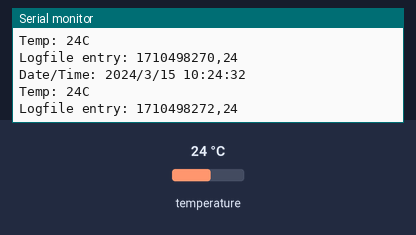
A sketch run on a simulated Arduino Uno, built with avr-gcc and run on an emulated ATmega328P. Shown: the last lines printed to the serial monitor. Wiring (inferred from the names in the program): LM75 temperature sensor at I2C address 0x48. The test bench sets the inputs (shaded band); at power-on: temperature 24 °C. The local clock reads 2024-03-15 10:24:30 at power-on unless the sketch sets it; storage starts empty.

Above: at 2.8 s.
2.9 s: temperature set to 12 °C
At 5.3 s:
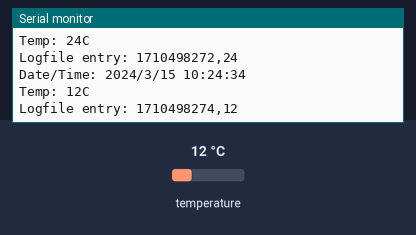
5.6 s: temperature set to 19 °C
At 7.6 s:
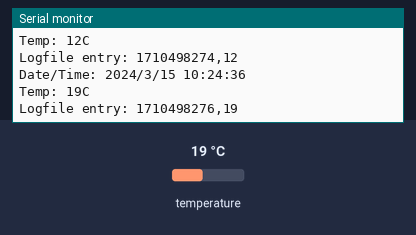
Timing chart, 0 to 9.1 s (numbered marks = the images above; inputs shaded):
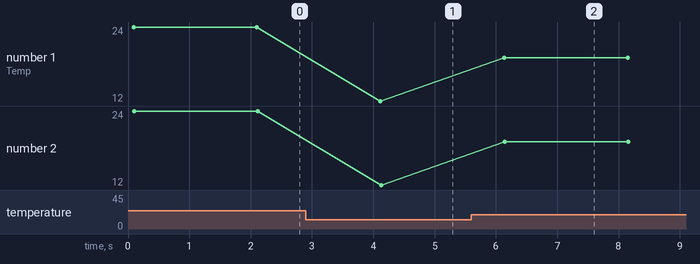

Measured:
- after the input at 2.9 s, the serial monitor: prints a new line after 1.2 s (image 1)
- after the input at 5.6 s, the serial monitor: prints a new line after 0.53 s (image 2)
- plotted number 1: 24 → 12 after the input at 2.9 s, 12 → 19 after the input at 5.6 s
- plotted number 2: 24 → 12 after the input at 2.9 s, 12 → 19 after the input at 5.6 s

The sketch:

Data_Logger_code.ino
```cpp
// Data Logger project code for the JHU/APL Arduino class May 2014
//
//
// This data logger code is a combination of existing programs:
// TC_74_Test (temperature sensor), ds1307 (real-time clock), and
// datalogger (SD card)

// include the I2C bus library
#include <Wire.h>

// include the real-time clock library
#include <RTClib.h>

 // include the SD library:
#include <SD.h>

// set up SD card variables using the SD utility library functions:
Sd2Card card;
SdVolume volume;
SdFile root;

// change this to match your SD shield or module;
// Arduino Ethernet shield: pin 4
// Adafruit SD shields and modules: pin 10
// Sparkfun SD shield: pin 8
const int chipSelect = 10;

RTC_DS1307 rtc;


	/* source of TC74 code:
	http://www.electroschematics.com/9798/reading-temperatures-i2c-arduino/ */

	int address1 = 72;  //decimal address of temp sensor A0
	int address2 = 73;  //decimal address of temp sensor A1
	int address3 = 74;  //decimal address of temp sensor A2

// Here begins the setup routine for data logger program.  It is only executed once per startup
void setup () {
	  Serial.begin(9600);
	  Wire.begin();     // create a wire object

          rtc.begin();

          if (! rtc.isrunning()) {
              Serial.println("RTC is NOT running!");

          // following line sets the RTC to the date & time this sketch was compiled
          rtc.adjust(DateTime(__DATE__, __TIME__));


  }
  // For the SD memory card: On the Ethernet Shield, CS is pin 4. It's set as an output by default.
  // Note that even if it's not used as the CS pin, the hardware SS pin
  // (10 on most Arduino boards, 53 on the Mega) must be left as an output
  // or the SD library functions will not work.
  pinMode(10, OUTPUT);     // used for CS on SD memory card.  Change this to 53 on a mega

  Serial.print("Initializing SD card...");

    // see if the card is present and can be initialized:
  if (!SD.begin(chipSelect)) {
    Serial.println("Card failed, or not present");
    // don't do anything more:
    return;
  }
  Serial.println("card initialized via SD.begin.");

}

// Here begins the main loop for data logger program.  This loop executes continuously.
void loop() {

  // make a string for assembling the data to log:
  String dataString = "";

  //get and display the time
    DateTime now = rtc.now();


    Serial.print("Date/Time: ");
    Serial.print(now.year(), DEC);
    Serial.print('/');
    Serial.print(now.month(), DEC);
    Serial.print('/');
    Serial.print(now.day(), DEC);
    Serial.print(' ');
    Serial.print(now.hour(), DEC);
    Serial.print(':');
    Serial.print(now.minute(), DEC);
    Serial.print(':');
    Serial.print(now.second(), DEC);
    Serial.println();

    //now read the temp sensor

          int c1 = read_temp(address1);

	  Serial.print("Temp: ");
	  Serial.print(c1);
          dataString += String(c1);


	  Serial.println("C");


    // and make an entry to the data log file on the SD card

  // open the file. note that only one file can be open at a time,
  // so you have to close this one before opening another.
  File dataFile = SD.open("datalog.txt", FILE_WRITE);

  // if the file is available, write to it:
  if (dataFile) {

    dataFile.print(now.unixtime());
    dataFile.print(",");
    dataFile.println(dataString);
    dataFile.close();
    // print to the serial port too:
    Serial.print("Logfile entry: ");
    Serial.print(now.unixtime());
    Serial.print(",");
    Serial.println(dataString);
    Serial.println();
  }
  // if the file isn't open, pop up an error:
  else {
    Serial.println("error opening datalog.txt");

  }

	  delay(2000);
} /* end of main loop */

// Subroutine to read temperature
int read_temp(int address) {
	  //start the communication with IC with the address xx
	  Wire.beginTransmission(address);
	  //send a bit and ask for register zero
	  Wire.write(0);
	  //end transmission
	  Wire.endTransmission();
	  //request 1 byte from address xx
	  Wire.requestFrom(address, 1);
	  //wait for response
	  while(Wire.available() == 0);
	  //put the temperature in variable c
	  int c = Wire.read();
	  return c;
}
```
